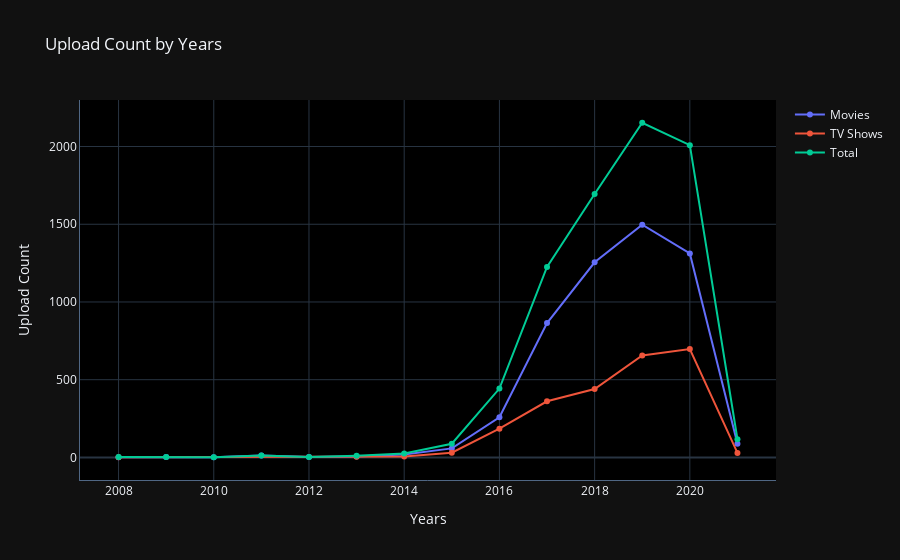

Notebook code cell kept with this figure:
### Code cell
fig = go.Figure()
fig.add_trace(
    go.Scatter(x = list(movie_data['index']), y = list(movie_data.addedYear),mode = 'lines + markers',name = 'Movies')
)
fig.add_trace(
    go.Scatter(x = list(tv_data['index']), y = list(tv_data.addedYear),mode = 'lines + markers',name = 'TV Shows')
)
fig.add_trace(
    go.Scatter(x = list(overall_data['index']), y =list(overall_data.addedYear),mode = 'lines + markers',name = 'Total')
)
fig.update_layout(title = 'Upload Count by Years',plot_bgcolor = 'black',template = 'plotly_dark')
fig.update_xaxes(showline = True,title = 'Years')
fig.update_yaxes(showline = True,title = 'Upload Count')

### Figure 1 — Plotly figure (JSON) as saved in the notebook; plotly's stock layout.template omitted (floating-point values rounded to 4 significant figures)
{"data": [{"mode": "lines+markers", "name": "Movies", "type": "scatter", "x": [2008, 2009, 2010, 2011, 2012, 2013, 2014, 2015, 2016, 2017, 2018, 2019, 2020, 2021], "y": [1, 2, 1, 13, 3, 6, 19, 58, 258, 864, 1255, 1497, 1312, 88]}, {"mode": "lines+markers", "name": "TV Shows", "type": "scatter", "x": [2008, 2013, 2014, 2015, 2016, 2017, 2018, 2019, 2020, 2021], "y": [1, 5, 6, 30, 185, 361, 440, 656, 697, 29]}, {"mode": "lines+markers", "name": "Total", "type": "scatter", "x": [2008, 2009, 2010, 2011, 2012, 2013, 2014, 2015, 2016, 2017, 2018, 2019, 2020, 2021], "y": [2, 2, 1, 13, 3, 11, 25, 88, 443, 1225, 1695, 2153, 2009, 117]}], "layout": {"plot_bgcolor": "black", "title": {"text": "Upload Count by Years"}, "xaxis": {"showline": true, "title": {"text": "Years"}}, "yaxis": {"showline": true, "title": {"text": "Upload Count"}}}}
